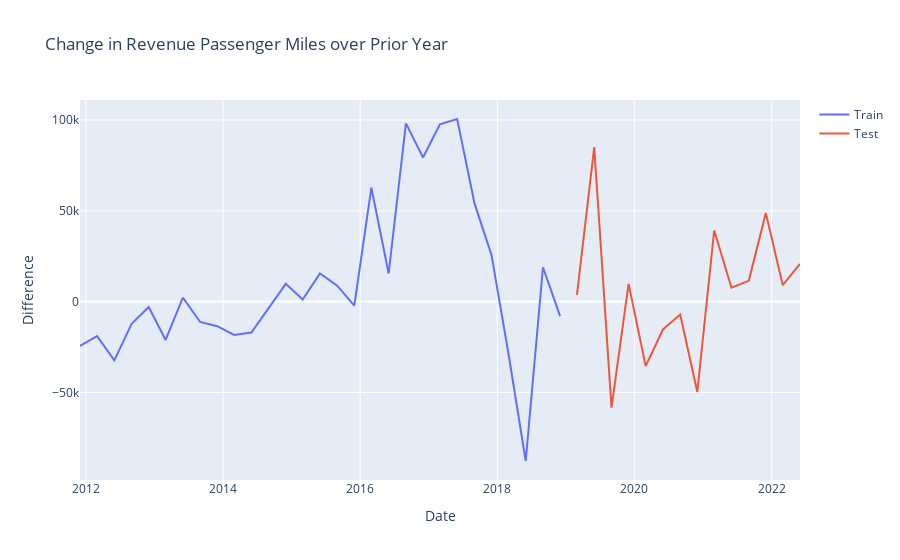

The notebook cell this image was saved under:
### Code cell
cutoff = '12-01-2018'

local_df = pd.DataFrame(analysis_dict['AK']['rxdiff'])

train = local_df.loc[local_df.index <= cutoff,'AK'].dropna()
test = local_df.loc[local_df.index > cutoff, 'AK']

fig = go.Figure()
fig.add_trace(go.Scatter(x=train.index, y=train, mode='lines', name="Train"))
fig.add_trace(go.Scatter(x=test.index, y=test, mode='lines', name="Test"))
fig.update_layout(
    yaxis_title="Difference ", 
    xaxis_title="Date",
    title="Change in Revenue Passenger Miles over Prior Year"
)
fig.show()

### Figure 1 — Plotly figure (JSON) as saved in the notebook; plotly's stock layout.template omitted (floating-point values rounded to 4 significant figures)
{"data": [{"mode": "lines", "name": "Train", "type": "scatter", "x": ["2011-12-01T00:00:00", "2012-03-01T00:00:00", "2012-06-01T00:00:00", "2012-09-01T00:00:00", "2012-12-01T00:00:00", "2013-03-01T00:00:00", "2013-06-01T00:00:00", "2013-09-01T00:00:00", "2013-12-01T00:00:00", "2014-03-01T00:00:00", "2014-06-01T00:00:00", "2014-09-01T00:00:00", "2014-12-01T00:00:00", "2015-03-01T00:00:00", "2015-06-01T00:00:00", "2015-09-01T00:00:00", "2015-12-01T00:00:00", "2016-03-01T00:00:00", "2016-06-01T00:00:00", "2016-09-01T00:00:00", "2016-12-01T00:00:00", "2017-03-01T00:00:00", "2017-06-01T00:00:00", "2017-09-01T00:00:00", "2017-12-01T00:00:00", "2018-03-01T00:00:00", "2018-06-01T00:00:00", "2018-09-01T00:00:00", "2018-12-01T00:00:00"], "y": [-24331, -18993, -32305, -12258, -2927, -21115, 2193, -11199, -13545, -18326, -16989, -3216, 9787, 1167, 15532, 8793, -2178, 62689, 15487, 98129, 79342, 97559, 100523, 54193, 25553, -28566, -87729, 18914, -7982]}, {"mode": "lines", "name": "Test", "type": "scatter", "x": ["2019-03-01T00:00:00", "2019-06-01T00:00:00", "2019-09-01T00:00:00", "2019-12-01T00:00:00", "2020-03-01T00:00:00", "2020-06-01T00:00:00", "2020-09-01T00:00:00", "2020-12-01T00:00:00", "2021-03-01T00:00:00", "2021-06-01T00:00:00", "2021-09-01T00:00:00", "2021-12-01T00:00:00", "2022-03-01T00:00:00", "2022-06-01T00:00:00"], "y": [3720, 85044, -58352, 9750, -35483, -15322, -7120, -49737, 39127, 7636, 11431, 48750, 9077, 20711]}], "layout": {"title": {"text": "Change in Revenue Passenger Miles over Prior Year"}, "xaxis": {"title": {"text": "Date"}}, "yaxis": {"title": {"text": "Difference "}}}}
